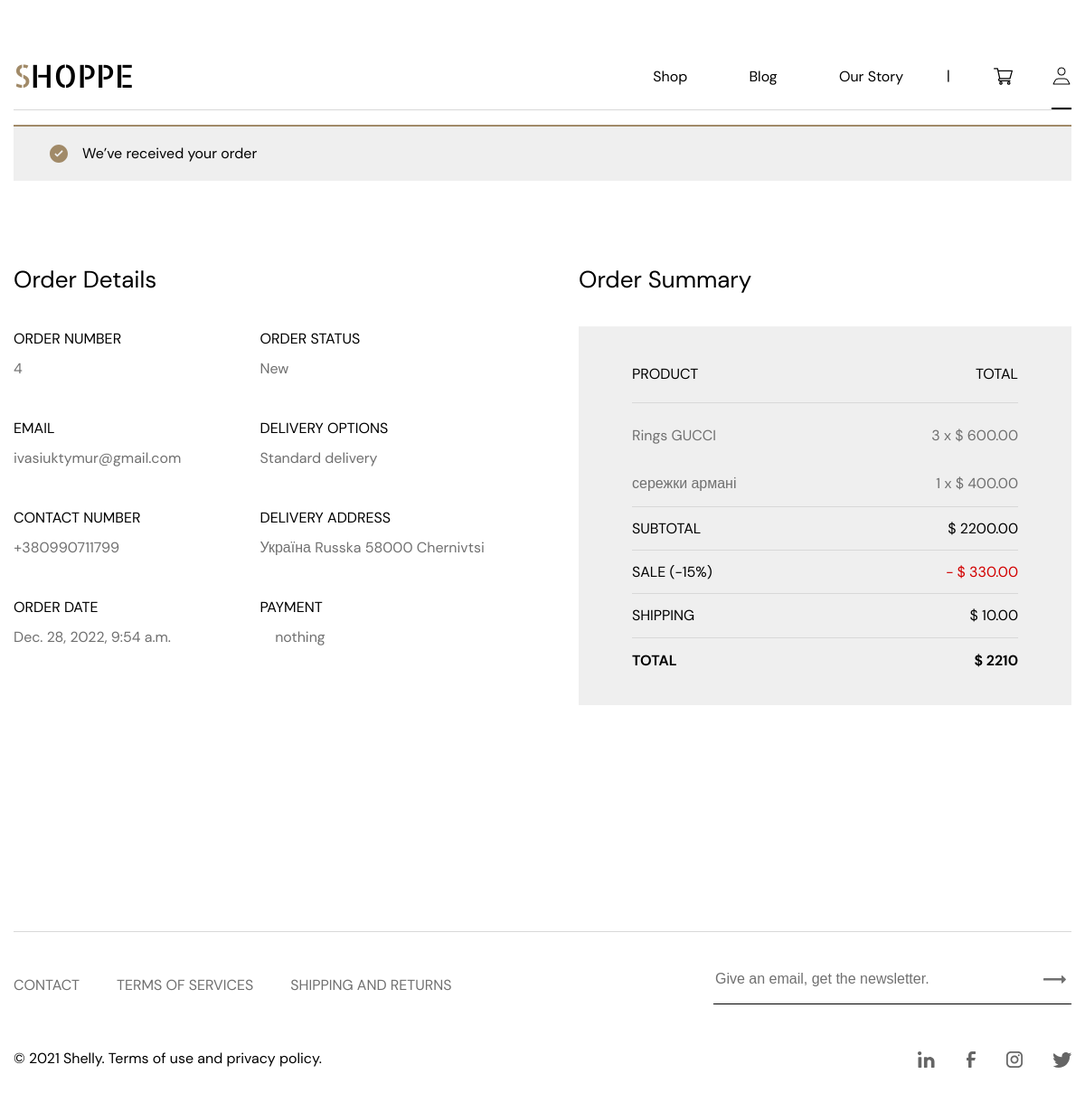
The page /order/4/ (signed in) on the database its author committed.
### shop/models.py (models this page shows, shortened)
class Order(models.Model):
    status_var = [
        ('New', 'New'),
        ('In processing', 'In processing'),
        ('Confirmed', 'Confirmed'),
        ('Delivered', 'Delivered'),
        ('Completed', 'Completed'),
        ('Canceled', 'Canceled'),
    ]
    status = models.CharField(max_length=255, choices=status_var, default='New')
    shipping_price = models.DecimalField(max_digits=5, decimal_places=2, validators=[validate_positive], default=0)
    sale = models.ForeignKey('Coupon', on_delete=models.PROTECT, blank=True, null=True)
    user = models.ForeignKey(User, on_delete=models.PROTECT, blank=True, null=True)
    payment_method = models.CharField(max_length=255)
    payment_status = models.BooleanField(default=False)
    time_create = models.DateTimeField(auto_now_add=True)
    first_name = models.CharField(max_length=255)
    last_name = models.CharField(max_length=255)
    company_name = models.CharField(max_length=255, blank=True)
    country = models.CharField(max_length=255)
    street = models.CharField(max_length=255)
    postcode = models.PositiveSmallIntegerField()
    town = models.CharField(max_length=255)
    phone = PhoneNumberField()
    email = models.EmailField()
    order_notes = models.TextField(blank=True)
    def __str__(self):
        return str(self.id)

class OrderList(models.Model):
    order = models.ForeignKey('Order', on_delete=models.CASCADE)
    product = models.ForeignKey('Product', on_delete=models.PROTECT)
    quantity = models.PositiveSmallIntegerField(default=1)
    price = models.DecimalField(max_digits=10, decimal_places=2, validators=[validate_positive], default=0)

class Product(models.Model):
    sku = models.CharField(max_length=20, unique=True)
    title = models.CharField(max_length=255)
    price = models.DecimalField(max_digits=7, decimal_places=2, validators=[validate_positive])
    quantity = models.PositiveIntegerField()
    description = models.TextField(blank=True)
    category = models.ForeignKey('Category', on_delete=models.PROTECT, default='0')
    attribute_SET = models.ManyToManyField(
        'Attribute',
        through='AttributeValues',
        through_fields=('product', 'attribute'),
    )
    time_create = models.DateTimeField(auto_now_add=True)
    time_update = models.DateTimeField(auto_now=True)
    is_published = models.BooleanField(default=False)

class Coupon(models.Model):
    code = models.CharField(max_length=25, unique=True)
    sale_percent = models.PositiveSmallIntegerField(validators=[sale_validate])
    max_uses = models.PositiveSmallIntegerField(default=1)

### shop/views.py (the view)
# urls.py: path('order/<int:order_id>/', OrderView.as_view(), name='order'),
class OrderView(DetailView):
    template_name = 'shop/order.html'
    model = Order
    pk_url_kwarg = 'order_id'
    context_object_name = 'order'
    def get_context_data(self, **kwargs):
        context = super().get_context_data(**kwargs)
        context['title'] = f'Order - {context["order"]}'
        context['can_view'] = False
        if self.request.COOKIES.get('orders_can_view'):
            list_orders = [int(x) for x in self.request.COOKIES.get('orders_can_view').strip('][').split(',')]
            if context['order'].id in list_orders:
                context['can_view'] = True
        if self.request.user.is_authenticated:
            if context['order'].user and self.request.user.id == context['order'].user.id:
                context['can_view'] = True
        return context

### shop/templates/shop/order.html (shortened to what this page needs)
{% extends 'shop/base.html' %}
{% load static %}
{% load shop_tags %}
{% block css_styles %}
<link type="text/css" href="{% static 'shop/css/styles.css' %}" rel="stylesheet">
<link type="text/css" href="{% static 'shop/css/order.css' %}" rel="stylesheet">
{% endblock %}
{% block header %}
<header class="header">
    <div class="header-wrapper header-border">
        <div class="header-logo">
            <a href="{% url 'home' %}" class="header-logo-link">
                <h1 class="header-logo-link-title">
                    SHOPPE
                </h1>
            </a>
        </div>
        <div class="header-menu">
            <div class="header-menu-items">
                <a href="{% url 'shop' %}" class="header-menu-link-text">
                    Shop
                </a>
                <a href="#!" class="header-menu-link-text">
                    Blog
                </a>
                <a href="#!" class="header-menu-link-text">
                    Our Story
                </a>
            </div>
            |
            <div class="header-menu-items">
                <a href="{% url 'cart' %}" class="header-menu-link-icon">
                    <img src="{% static 'shop/img/svg/header/icon-shopping.svg' %}" alt="shopping">
                </a>
                {% if request.user.is_authenticated %}
                    <a href="{% url 'account' %}" class="header-menu-link-icon flicking">
                        <img src="{% static 'shop/img/svg/header/icon-user.svg' %}" alt="user">
                    </a>
                {% else %}
                    <a href="{% url 'login' %}" class="header-menu-link-icon flicking">
                        <img src="{% static 'shop/img/svg/header/icon-user.svg' %}" alt="user">
                    </a>
                {% endif %}
            </div>
        </div>
    </div>
</header>
{% endblock %}
{% block main %}
<main class="main">
    {% if can_view %}
        <section class="messages">
            <div class="added-cart message active-msg" id="yes-msg">
                <div class="first-added">
                    <img src="{% static 'shop/img/svg/main/messages/yes-icon.svg' %}" alt="yes" class="added-icon-message">
                    <p class="added-cart-message-text">
                        We’ve received your order
                    </p>
                </div>
            </div>
        </section>
        <div class="order-wrap">
            <div class="order-details">
                <h2 class="order-title">
                    Order Details
                </h2>
                <div class="order-details-wrap">
                    <div class="order-details-info">
                        <div class="order-details-info-wrap">
                            <div class="order-details-info-title">
                                ORDER NUMBER
                            </div>
                            <div class="order-details-info-desc">
                                {{ order.id }}
                            </div>
                        </div>
                        <div class="order-details-info-wrap">
                            <div class="order-details-info-title">
                                EMAIL
                            </div>
                            <div class="order-details-info-desc">
                                {{ order.email }}
                            </div>
                        </div>
                        <div class="order-details-info-wrap">
                            <div class="order-details-info-title">
                                CONTACT NUMBER
                            </div>
                            <div class="order-details-info-desc">
                                {{ order.phone }}
                            </div>
                        </div>
                        <div class="order-details-info-wrap">
                            <div class="order-details-info-title">
                                ORDER DATE
                            </div>
                            <div class="order-details-info-desc">
                                {{ order.time_create }}
                            </div>
                        </div>
                    </div>
                    <div class="order-details-info">
                        <div class="order-details-info-wrap">
                            <div class="order-details-info-title">
                                ORDER STATUS
                            </div>
                            <div class="order-details-info-desc">
                                {{ order.status }}
                            </div>
                        </div>
                        <div class="order-details-info-wrap">
                            <div class="order-details-info-title">
                                DELIVERY OPTIONS
                            </div>
                            <div class="order-details-info-desc">
                                Standard delivery
                            </div>
                        </div>
                        <div class="order-details-info-wrap">
                            <div class="order-details-info-title">
                                DELIVERY ADDRESS
                            </div>
                            <div class="order-details-info-desc">
                                {{order.country}} {{order.street}} {{order.postcode}} {{order.town}}
                            </div>
                        </div>
                        <div class="order-details-info-wrap">
                            <div class="order-details-info-title">
                                PAYMENT
                            </div>
                            <div class="order-details-info-desc">
                                {% if order.payment_status %}
                                    <i class="fa-sharp fa-solid fa-circle-check"></i> {{ order.payment_method }}
                                {% else %}
                                    <i class="fa-solid fa-circle-xmark"></i> {{ order.payment_method }}
                                {% endif %}
                            </div>
                        </div>
                    </div>
                </div>
            </div>
            <div class="order-summary">
                <h2 class="order-title">
                    Order Summary
                </h2>
                <div class="order-summary-info">
                    <div class="order-summary-info_header">
                        <div>
                            PRODUCT
                        </div>
                        <div>
                            TOTAL
                        </div>
                    </div>
                    <div class="order-summary-info_body">
                        {% for i in order.orderlist_set.all %}
                            <div class="order-summary-info_row">
                                <div>
                                    {{ i.product.title }}
                                </div>
                                <div>
                                     {{i.quantity}} x $ {{ i.price }}
                                </div>
                            </div>
                        {% endfor %}
                    </div>
                    <div class="order-summary-info_last-items">
                        <div class="order-summary-last-items-info_row">
                            <div>
                                SUBTOTAL
                            </div>
                            <div>
                                $ {{ order.orderlist_set.all|sum_subtotal }}
                            </div>
                        </div>
                        {% if order.sale %}
                            <div class="order-summary-last-items-info_row">
                                <div>
                                    SALE (-{{order.sale.sale_percent}}%)
                                </div>
                                <div style="color: rgb(210, 0, 0);">
                                    - $ {{ order.orderlist_set.all|sum_subtotal|sale:order.sale.sale_percent}}
                                </div>
                            </div>
                        {% endif %}
                        <div class="order-summary-last-items-info_row">
                            <div>
                                SHIPPING
                            </div>
                            <div>
                                $ {{ order.shipping_price }}
                            </div>
                        </div>
                    </div>
                    <div class="order-summary-info_footer">
                        <div class="order-summary-info_footer-row">
                            <div>
                                TOTAL
                            </div>
                            {% if request.session.cart|get_item:'sale' %}
                                <div>
                                    $ {{ order.orderlist_set.all|sum_subtotal|with_sale:order.sale.sale_percent|add:order.shipping_price }}
                                </div>
                            {% else %}
                                 <div>
                                    $ {{ order.orderlist_set.all|sum_subtotal|add:order.shipping_price }}
                                </div>
                            {% endif %}
                        </div>
                    </div>
                </div>
            </div>
        </div>
    {% endif %}
</main>
{% endblock %}

### rows shown on the page
Order: id "4", email "ivasiuktymur@gmail.com", phone "+380990711799", time_create "Dec. 28, 2022, 9:54 a.m.", status "New", country "Україна", street "Russka", postcode "58000", town "Chernivtsi", payment_method "nothing", orderlist_set.all|sum_subtotal "2200.00", sale.sale_percent "15", orderlist_set.all|sum_subtotal "330.00", shipping_price "10.00", orderlist_set.all|sum_subtotal "2210"
OrderList: product "Rings GUCCI", quantity "3", price "600.00"
OrderList: product "сережки армані", quantity "1", price "400.00"
